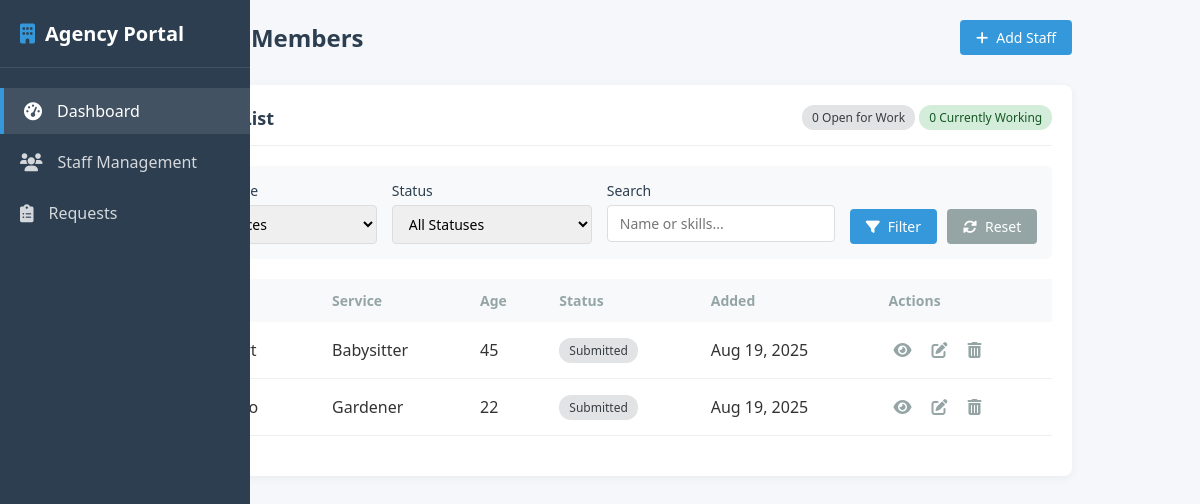
Before: /staff/list (signed in) with the older database file.
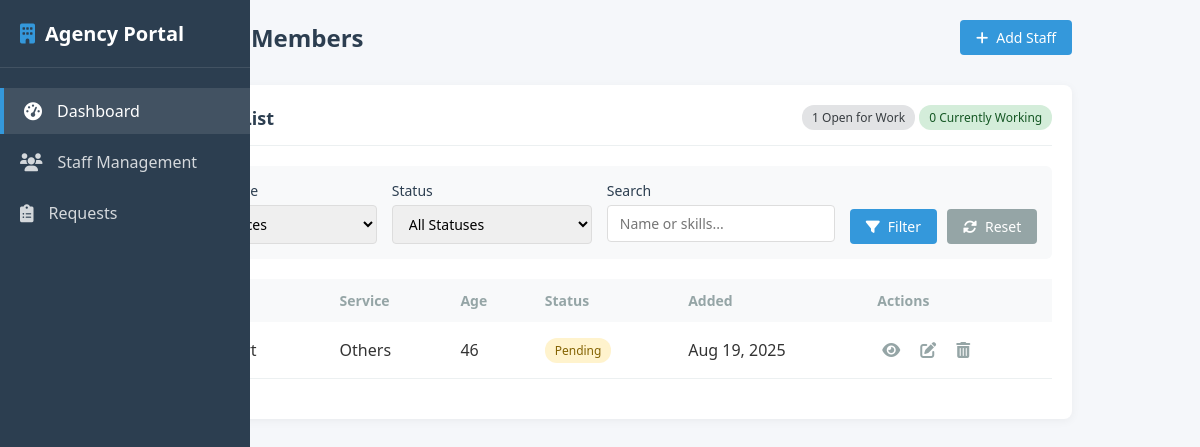
After: the same page with the newer database file.
### services/models.py (models this page shows, shortened)
class Staff(models.Model):
    SERVICE_TYPES = (
        ('Maid', 'Maid'),
        ('Driver', 'Driver'),
        ('Security Guard', 'Security Guard'),
        ('Gardener', 'Gardener'),
        ('Babysitter', 'Babysitter'),
        ('Others', 'Others'),
    )
    STAFF_STATUS = (
        ('Pending', 'Pending'),  #active for work
        ('Active', 'Active'),     #at a work
    )
    agency = models.ForeignKey(Agency, on_delete=models.CASCADE, related_name='agency')
    full_name = models.CharField(max_length=255, help_text="Full name or alias")
    photo = models.ImageField(upload_to='staff_photos/', blank=True, null=True)
    age = models.PositiveIntegerField()
    address = models.CharField(max_length=255, help_text="Residential or work area")
    service_type = models.CharField(max_length=50, choices=SERVICE_TYPES)
    skills_duties = models.TextField(help_text="Describe skills or duties")
    experience_years = models.PositiveIntegerField(default=0)
    languages = models.CharField(max_length=255, help_text="Comma-separated list of languages")
    availability = models.CharField(max_length=100, help_text="E.g. Mon–Fri, 8am–5pm")
    notes = models.TextField(blank=True, null=True)
    status = models.CharField(max_length=20, choices=STAFF_STATUS, default='Pending')
    contact_number = models.CharField(max_length=20)
    email = models.EmailField()
    created_at = models.DateTimeField(auto_now_add=True)
    updated_at = models.DateTimeField(auto_now=True)
    class Meta:
        verbose_name = "Staff Member"
        verbose_name_plural = "Staff Members"
        ordering = ['-created_at']

### services/views.py (the view)
# urls.py: path('staff/list', views.staff_list, name='staff_list'),
def staff_list(request):
    agency = Agency.objects.get(user=request.user)
    staff_queryset = Staff.objects.filter(agency=agency)
    service_type = request.GET.get('service_type')
    status = request.GET.get('status')
    search_query = request.GET.get('search', '').strip()
    if service_type:
        staff_queryset = staff_queryset.filter(service_type=service_type)
    if status:
        staff_queryset = staff_queryset.filter(status=status)
    if search_query:
        staff_queryset = staff_queryset.filter(
            models.Q(full_name__icontains=search_query) |
            models.Q(skills_duties__icontains=search_query) |
            models.Q(languages__icontains=search_query)
        )
    status_counts = staff_queryset.values('status').annotate(count=Count('status'))
    staff_count = {choice[0]: 0 for choice in Staff.STAFF_STATUS}
    for item in status_counts:
        staff_count[item['status']] = item['count']
    paginator = Paginator(staff_queryset.order_by('-created_at'), 25)  # 25 items per page
    page_number = request.GET.get('page')
    staff_page = paginator.get_page(page_number)
    context = {
        'staff_page': staff_page,
        'service_types': Staff.SERVICE_TYPES,
        'status_choices': Staff.STAFF_STATUS,
        'staff_count': staff_count,
        'agency': agency
    }
    return render(request, 'services/stafflist.html', context)

### templates/services/stafflist.html (shortened to what this page needs)
{% extends 'services/agencybase.html' %}
{% load static %}
{% block content %}
    <div class="container">
        <div class="header">
            <h1> Staff Members</h1>
            <a href="{% url 'add_staff' %}" class="btn">
                <i class="fas fa-plus"></i> Add Staff
            </a>
        </div>
        <div class="section">
            <div class="section-header">
                <h3> Staff List</h3>
                <div>
                    <span class="badge submitted" id="pending-count">{{ staff_count.Pending }} Open for Work</span>
                    <span class="badge approved" id="active-count">{{ staff_count.Active }} Currently Working</span>
                </div>
            </div>
            <div class="filters">
                <div class="filter-group">
                    <label for="service_type">Service Type</label>
                    <select name="service_type" id="service_type">
                        <option value="">All Services</option>
                    </select>
                </div>
                <div class="filter-group">
                    <label for="status">Status</label>
                    <select name="status" id="status">
                        <option value="">All Statuses</option>
                    </select>
                </div>
                <div class="filter-group">
                    <label for="search">Search</label>
                    <input type="text" name="search" id="search" placeholder="Name or skills...">
                </div>
                <div class="filter-actions">
                    <button type="button" id="filter-btn" class="btn">
                        <i class="fas fa-filter"></i> Filter
                    </button>
                    <button type="button" id="reset-btn" class="btn btn-secondary">
                        <i class="fas fa-sync-alt"></i> Reset
                    </button>
                </div>
            </div>
            <table class="staff-table" id="staff-table">
                <thead>
                    <tr>
                        <th>Name</th>
                        <th>Service</th>
                        <th>Age</th>
                        <th>Status</th>
                        <th>Added</th>
                        <th>Actions</th>
                    </tr>
                </thead>
                <tbody id="staff-tbody">
                    {% for staff in staff_page %}
                    <tr data-service="{{ staff.service_type }}" data-status="{{ staff.status }}" data-search="{{ staff.full_name|lower }} {{ staff.skills|default:''|lower }}">
                        <td>
                            <div class="staff-name">
                                <span class="staff-name-text">{{ staff.full_name }}</span>
                            </div>
                        </td>
                        <td class="staff-service">{{ staff.service_type }}</td>
                        <td class="staff-age">{{ staff.age }}</td>
                        <td><span class="badge {{ staff.status|lower }} staff-status">{{ staff.get_status_display }}</span></td>
                        <td class="staff-date">{{ staff.created_at|date:"M d, Y" }}</td>
                        <td>
                            <div class="actions">
                                <a href="{% url 'view_staff' staff.id %}" class="action-btn" title="View">
                                    <i class="fas fa-eye"></i>
                                </a>
                                <a href="{% url 'edit_staff' staff.id %}" class="action-btn" title="Edit">
                                    <i class="fas fa-edit"></i>
                                </a>
                                <a href="{% url 'delete_staff' staff.id %}" class="action-btn delete" title="Delete">
                                    <i class="fas fa-trash-alt"></i>
                                </a>
                            </div>
                        </td>
                    </tr>
                    {% endfor %}
                </tbody>
            </table>
        </div>
    </div>
    {% endblock %}

Changed rows visible on the page:
removed Staff: service_type "Gardener", age "22", status "Submitted", created_at "Aug 19, 2025"
changed Staff: service_type "Babysitter" → "Others"; age "45" → "46"; status "Submitted" → "Pending"
Other visible differences:
{{ staff_count.Pending }}: "0" → "1"
